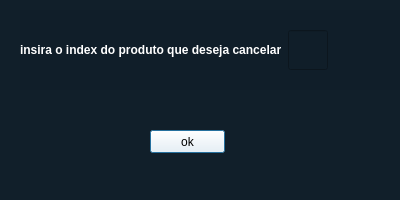
<?xml version="1.0" encoding="UTF-8"?>
<ui version="4.0">
 <class>Dialog</class>
 <widget class="QDialog" name="Dialog">
  <property name="windowModality">
   <enum>Qt::ApplicationModal</enum>
  </property>
  <property name="geometry">
   <rect>
    <x>0</x>
    <y>0</y>
    <width>400</width>
    <height>200</height>
   </rect>
  </property>
  <property name="minimumSize">
   <size>
    <width>400</width>
    <height>200</height>
   </size>
  </property>
  <property name="maximumSize">
   <size>
    <width>400</width>
    <height>200</height>
   </size>
  </property>
  <property name="windowTitle">
   <string>cancelar</string>
  </property>
  <property name="styleSheet">
   <string notr="true">background-color: rgba(16,30,41,240);</string>
  </property>
  <widget class="QWidget" name="horizontalLayoutWidget">
   <property name="geometry">
    <rect>
     <x>20</x>
     <y>10</y>
     <width>454</width>
     <height>80</height>
    </rect>
   </property>
   <layout class="QHBoxLayout" name="horizontalLayout">
    <item>
     <widget class="QLabel" name="label">
      <property name="font">
       <font>
        <pointsize>9</pointsize>
        <weight>75</weight>
        <bold>true</bold>
       </font>
      </property>
      <property name="styleSheet">
       <string notr="true">color: rgb(255, 255, 255);</string>
      </property>
      <property name="text">
       <string>insira o index do produto que deseja cancelar</string>
      </property>
     </widget>
    </item>
    <item>
     <widget class="QLineEdit" name="lineEdit">
      <property name="minimumSize">
       <size>
        <width>40</width>
        <height>40</height>
       </size>
      </property>
      <property name="maximumSize">
       <size>
        <width>40</width>
        <height>16777215</height>
       </size>
      </property>
      <property name="font">
       <font>
        <pointsize>10</pointsize>
        <weight>75</weight>
        <bold>true</bold>
       </font>
      </property>
      <property name="styleSheet">
       <string notr="true">color: rgb(255, 255, 255);</string>
      </property>
      <property name="maxLength">
       <number>3</number>
      </property>
     </widget>
    </item>
    <item>
     <spacer name="horizontalSpacer">
      <property name="orientation">
       <enum>Qt::Horizontal</enum>
      </property>
      <property name="sizeHint" stdset="0">
       <size>
        <width>40</width>
        <height>20</height>
       </size>
      </property>
     </spacer>
    </item>
   </layout>
  </widget>
  <widget class="QPushButton" name="pushButton">
   <property name="geometry">
    <rect>
     <x>150</x>
     <y>130</y>
     <width>75</width>
     <height>23</height>
    </rect>
   </property>
   <property name="styleSheet">
    <string notr="true">background-color: rgb(255, 255, 255);</string>
   </property>
   <property name="text">
    <string>ok</string>
   </property>
  </widget>
 </widget>
 <resources/>
 <connections/>
</ui>
